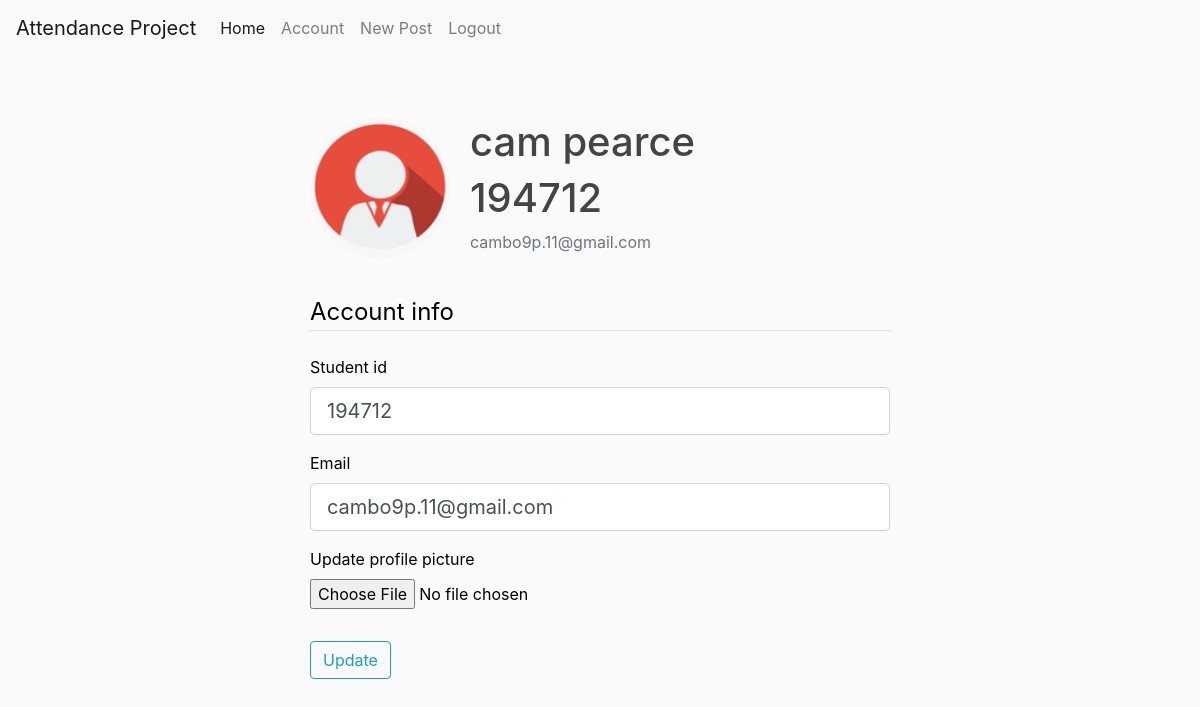
/account (signed in), run on an earlier commit of the app's database.
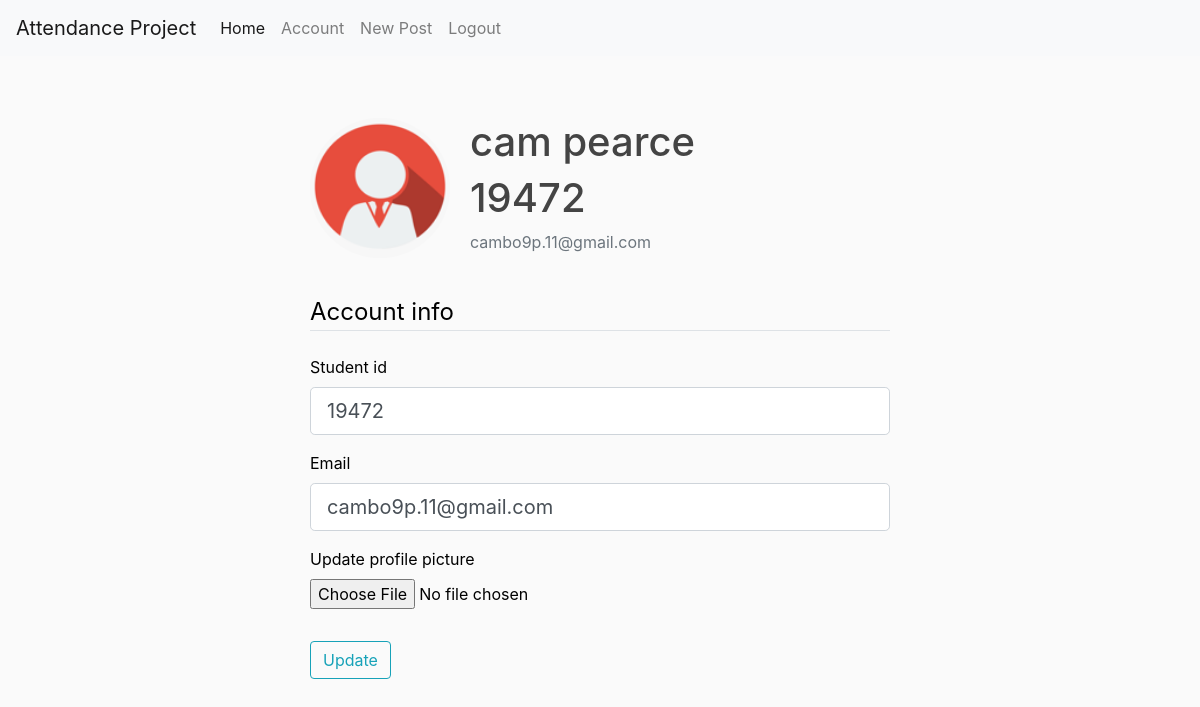
And on a later commit of the database.
### attendance/models.py (models this page shows, shortened)
class User(UserMixin ,db.Model):
    id = db.Column(db.Integer, primary_key=True)
    fname = db.Column(db.String(20), nullable=True)
    lname = db.Column(db.String(20), nullable=True)
    student_id = db.Column(db.String(20), unique=True, nullable=False)
    email = db.Column(db.String(120), unique=True, nullable=False)
    image_file = db.Column(db.String(20), nullable=False, default='default.jpg')
    password = db.Column(db.String(60), nullable=False)
    posts = db.relationship('Post', backref='author', lazy=True)

### attendance/users/routes.py (the view)
@users.route('/account', methods=["GET", "post"])
@login_required # reqquires user to be logged in to access
def account():
    form = UpdateAccouintForm()
    if form.validate_on_submit() and request.method == "POST":
        if form.picture.data:
            picture_file = save_picture(form.picture.data)
            current_user.image_file =  picture_file # change the users pfp to the new picture file
        current_user.student_id = form.student_id.data
        current_user.email = form.email.data # add new email address
        db.session.commit() # commit changed to database
        flash('Your account has been updated', 'success')
        return redirect(url_for('users.account'))
    else:
        form.student_id.data = current_user.student_id
        form.email.data = current_user.email
    image_file = url_for('static', filename='profile_pics/' + current_user.image_file)
    return render_template("account.html", title=account, image_file=image_file, form=form)

### attendance/users/forms.py (shortened to what this page needs)
class UpdateAccouintForm(FlaskForm):
    student_id = StringField("Student id",validators=[DataRequired(), Length(min=2, max=20)])
    email = StringField("Email",[validators.DataRequired(), validators.Email()])
    picture = FileField('Update profile picture', validators=[FileAllowed(['jpg','png'])])
    submit = SubmitField('Update')

### attendance/models.py (called while the page is built)
@login_manager.user_loader
def load_user(user_id):
    return User.query.get(int(user_id))

### attendance/templates/account.html (shortened to what this page needs)
{%extends "layout.html"%}
{% block content %}
<body>
    <div class="container">
        <div class="media">
            <img class="rounded-circle account-img" src="{{ image_file }}">
            <div class="media-body">
                <h2 class="account-heading">{{ current_user.fname }} {{ current_user.lname }}</h2>
                <h3 class="account-heading">{{ current_user.student_id }}</h3>
                <p class="text-secondary">{{ current_user.email }}</p>
            </div>
        </div>
    </div>
    <div class="container">
        <form method="POST" action="" enctype="multipart/form-data">
            <fieldset class="form-group">
                <legend class="border-bottom mb-4">Account info </legend>
                <div class="form-group">
                    {{ form.student_id.label(class="form-control-label") }}
                {% if form.student_id.errors %}
                    {{ form.student_id(class="form-control form-control-lg is invalid") }}
                    <div class="invalid-feedback">
                        {% for error in form.student_id.errors %}
                            <span>{{ error }}</span>
                        {% endfor %}
                    </div>
                    {% else %}
                        {{ form.student_id(class="form-control form-control-lg") }}
                    {% endif %}
                </div>
                <div class="form-group">
                    {{ form.email.label(class="form-control-label") }}
                    {% if form.email.errors %}
                        {{ form.email(class="form-control form-control-lg is invalid") }}
                        <div class="invalid-feedback">
                            {% for error in form.email.errors %}
                                <span>{{ error }}</span>
                            {% endfor %}
                        </div>
                    {% else %}
                        {{ form.email(class="form-control form-control-lg") }}
                    {% endif %}
                </div>
                <div class="form-group">
                    {{ form.picture.label() }}
                    {{ form.picture(class="form-control-file") }}
                </div>
            </fieldset>
            <div class="form-group">
                {{ form.submit(class="btn btn-outline-info") }}
            </div>
        </form>
    </div>
</body>
{% endblock %}

What changed in the data, as far as the page shows it:
changed User "cam": student_id "194712" → "19472"
